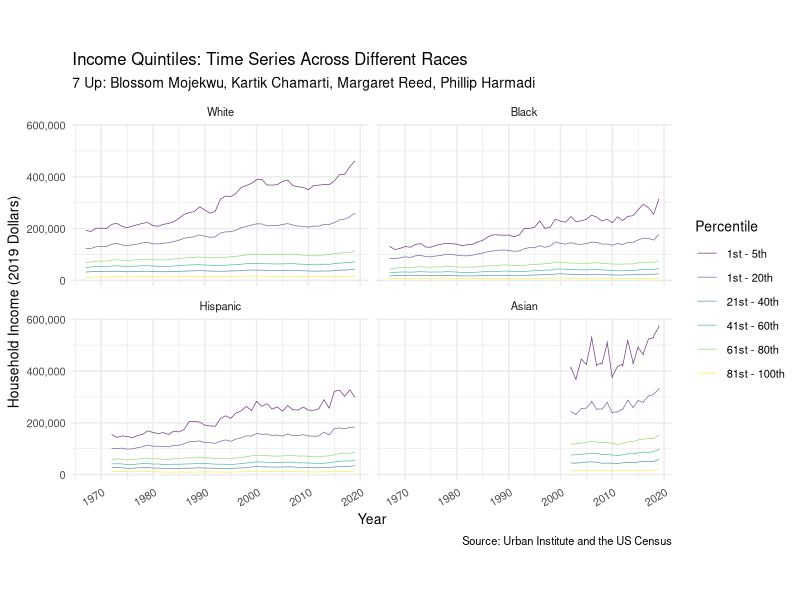

Here is the R script that generated this plot: (Note: this script raises an error after producing the figure.)
## ---- chunk 1
knitr::opts_chunk$set(echo = TRUE)
## ---- chunk 2
library(tidyverse)
## ---- chunk 3
# tuesdata <- tidytuesdayR::tt_load('2021-02-09')
## ---- chunk 4
income_mean <- read.csv(file = "data/income_mean.csv")
## ---- chunk 5
income_mean$race <- as.character(income_mean$race)

income_mean <- income_mean %>%
  mutate(race = case_when(
      race == "All Races"   ~ "All",
      race == "Asian Alone" ~ "Asian",
      race == "Black Alone" ~ "Black",
      race == "Hispanic"    ~ "Hispanic",
      race == "White Alone" ~ "White",
      TRUE                  ~ as.character(race))
    ) %>%
  filter(race == "All" | race == "Asian" | race == "Black" | 
           race == "Hispanic" | race == "White")

income_mean$race <- factor(income_mean$race, 
                           levels = c("All", "White", "Black", "Hispanic", "Asian"))

income_mean
## ---- chunk 6
income_mean <- income_mean %>%
  mutate(income_percentile = case_when(
      income_quintile == "Top 5%"   ~ "1st - 5th",
      income_quintile == "Highest"  ~ "1st - 20th",
      income_quintile == "Second"   ~ "21st - 40th",
      income_quintile == "Middle"   ~ "41st - 60th",
      income_quintile == "Fourth"   ~ "61st - 80th",
      income_quintile == "Lowest"   ~ "81st - 100th")) 


income_mean$income_percentile <- as.factor(income_mean$income_percentile) 

income_mean$income_percentile <- factor(income_mean$income_percentile, 
                                        levels = c("1st - 5th", "1st - 20th", "21st - 40th",
                                                   "41st - 60th", "61st - 80th", "81st - 100th"))

income_mean
## ---- chunk 7
income_mean <- income_mean %>% filter(dollar_type == "2019 Dollars")

income_mean <- income_mean %>% filter(race != "All")
## ---- chunk 8
ggplot(data = income_mean,
       mapping = aes(x = year,
                     y = income_dollars,
                     colour = income_percentile)) +
  geom_line(size = 0.25, alpha = 0.75) + 
  facet_wrap(. ~ race, nrow = 2) +
  labs(title = "Income Quintiles: Time Series Across Different Races",
       subtitle = "7 Up: Blossom Mojekwu, Kartik Chamarti, Margaret Reed, Phillip Harmadi",
       x = "Year", y = "Household Income (2019 Dollars)", color = "Percentile",
       caption = "Source: Urban Institute and the US Census") +
  scale_x_continuous(breaks = scales::pretty_breaks(n = 5)) +
  scale_y_continuous(labels = scales::comma) +
  scale_colour_viridis_d() +
  theme_minimal() +
  theme(text = element_text(size = 10), 
        axis.text.x = element_text(angle = 30, hjust = 1),
        axis.text.y = element_text(angle = 0, hjust = 1)) +
  coord_fixed(ratio = 1 / 20000)
## ---- chunk 9
income_mean <- read.csv(file = "data/income_mean.csv")

income_mean_wider <- pivot_wider(data = income_mean, 
                                  names_from = income_quintile, 
                                  values_from = c("income_dollars")) %>% unnest

income_mean_wider

income_mean_wider <- income_mean_wider %>%
  mutate(lowest_standardized = 1,
         second_standardized = Second / Lowest,
         middle_standardized = Middle / Lowest,
         fourth_standardized = Fourth / Lowest,
         highest_standardized = Highest / Lowest,
         top_5_pct_standardized = `Top 5%` / Lowest)

income_mean_wider <- income_mean_wider %>%
  select(-c("Lowest", "Second", "Middle", "Fourth", "Highest", "Top 5%")) %>%
  filter(dollar_type == "2019 Dollars") %>%
  select(-c("dollar_type")) %>%
  mutate(race = case_when(
      race == "All Races"   ~ "All",
      race == "Asian Alone" ~ "Asian",
      race == "Black Alone" ~ "Black",
      race == "Hispanic"    ~ "Hispanic",
      race == "White Alone" ~ "White",
      TRUE                  ~ as.character(race))
    ) %>%
  filter(race == "All" | race == "Asian" | race == "Black" | 
           race == "Hispanic" | race == "White") %>%
  filter(race != "All") 

income_mean_wider$race <- factor(income_mean_wider$race, 
                                 levels = c("White", "Black", "Hispanic", "Asian"))

income_mean_wider

# income_mean_wider$lowest_standardized <- as.double(income_mean_wider$lowest_standardized)
# income_mean_wider$second_standardized <- as.double(income_mean_wider$second_standardized)
# income_mean_wider$middle_standardized <- as.double(income_mean_wider$middle_standardized)
# income_mean_wider$fourth_standardized <- as.double(income_mean_wider$fourth_standardized)
# income_mean_wider$highest_standardized <- as.double(income_mean_wider$highest_standardized)
# income_mean_wider$top_5_pct_standardized <- as.double(income_mean_wider$top_5_pct_standardized)

income_mean_wider
## ---- chunk 10
income_mean_final <- income_mean_wider %>% 
  pivot_longer(data = income_mean_wider, 
               cols = !year:race,
               names_to = "income_quintile", 
               values_to = "income_dollars")

income_mean_final <- income_mean_final %>%
  mutate(income_percentile = case_when(
      income_quintile == "top_5_pct_standardized"    ~ "1st - 5th",
      income_quintile == "highest_standardized"      ~ "1st - 20th",
      income_quintile == "fourth_standardized"       ~ "21st - 40th",
      income_quintile == "middle_standardized"       ~ "41st - 60th",
      income_quintile == "second_standardized"       ~ "61st - 80th",
      income_quintile == "lowest_standardized"       ~ "81st - 100th"),
      income_dollars_standardized = income_dollars) %>%
  select(-c("income_dollars"))

income_mean_final$income_percentile <- factor(income_mean_final$income_percentile, 
                                        levels = c("1st - 5th", "1st - 20th", "21st - 40th",
                                                   "41st - 60th", "61st - 80th", "81st - 100th"))

income_mean_final
## ---- chunk 11
ggplot(data = income_mean_final,
       mapping = aes(x = year,
                     y = income_dollars_standardized,
                     colour = income_percentile)) +
  geom_line(size = 0.25, alpha = 0.75) + 
  facet_wrap(. ~ race, nrow = 2) +
  labs(title = "Income Gap: How much do top households earn compared to bottom households for each race?",
       subtitle = "7 Up: Blossom Mojekwu, Kartik Chamarti, Margaret Reed, Phillip Harmadi",
       x = "Year", y = "Household Income Ratio", 
       color = "Percentile",
       caption = "Household income in the bottom quintile (81st-100th) for all years are standardized to a value of 1 for each race.") +
  scale_x_continuous(breaks = scales::pretty_breaks(n = 5)) +
  scale_y_continuous(labels = scales::comma) +
  scale_colour_viridis_d() +
  theme_minimal() +
  theme(text = element_text(size = 9), 
        axis.text.x = element_text(angle = 30, hjust = 1),
        axis.text.y = element_text(angle = 0, hjust = 1)) +
  coord_fixed(ratio = 1 / 1.5)
## ---- chunk 12
income_mean_final %>%
  mutate(income_quintile = fct_reorder(.f = income_quintile, .x = income_dollars_standardized, 
                                     .fun = mean, na.rm = FALSE, .desc = TRUE)) %>%
  filter(year == 2019) %>%
  filter(income_quintile != "top_5_pct_standardized") %>%
  ggplot(aes(fill = income_quintile, y = income_dollars_standardized, x = race)) + 
    geom_bar(position = "fill", stat = "identity")
## ---- chunk 13
income_mean_final %>%
  mutate(income_quintile = fct_reorder(.f = income_quintile, .x = income_dollars_standardized, 
                                     .fun = mean, na.rm = FALSE, .desc = TRUE)) %>%
  filter(year == 2019) %>%
  filter(income_quintile != "top_5_pct_standardized") %>%
  ggplot(aes(x = income_quintile, y = income_dollars_standardized, fill = race)) + 
  geom_bar(stat = "identity", position = position_dodge())
## ---- chunk 14
income_mean_final %>%
  mutate(income_quintile = fct_reorder(.f = income_percentile, .x = income_dollars_standardized, 
                                     .fun = mean, na.rm = FALSE, .desc = TRUE)) %>%
  filter(year == 2019) %>%
  filter(income_quintile != "top_5_pct_standardized") %>%
  ggplot(aes(fill = income_percentile, y = income_dollars_standardized, x = race)) + 
  geom_bar(stat = "identity", position = position_dodge())
